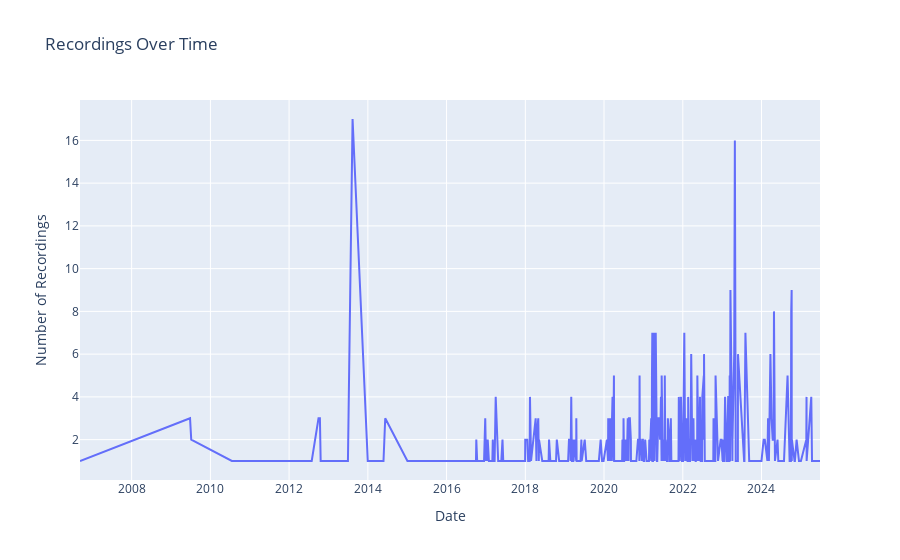
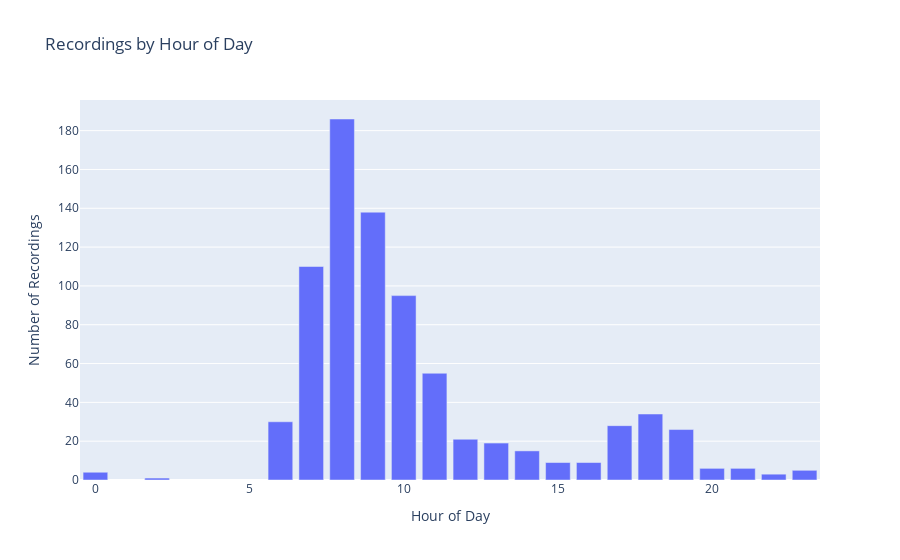

Source (notebook cell) for these figures, in order:
### Markdown cell above
### Step 4: Geographical & Temporal Analysis

In this step, we explore the spatial and temporal patterns in the dataset. We will visualize the geographic distribution of recordings and analyze when (by date and time) the recordings were made. These insights can reveal sampling biases, seasonal effects, and other patterns relevant to modeling and interpretation.

### Code cell
# Geographical analysis: plot recording locations
import plotly.express as px

# Drop rows with missing lat/lng
geo_df = df.dropna(subset=['lat', 'lng'])
geo_df['lat'] = pd.to_numeric(geo_df['lat'], errors='coerce')
geo_df['lng'] = pd.to_numeric(geo_df['lng'], errors='coerce')

fig = px.scatter_mapbox(
    geo_df,
    lat='lat',
    lon='lng',
    hover_name='en',
    hover_data=['loc', 'date', 'time'],
    color='en',
    zoom=8,
    height=500,
    title='Geographic Distribution of Recordings',
)
fig.update_layout(mapbox_style='open-street-map')
fig.update_layout(margin={"r":0,"t":40,"l":0,"b":0})
fig.show()

# Temporal analysis: recording dates
if 'date' in df.columns:
    df['date'] = pd.to_datetime(df['date'], errors='coerce')
    date_counts = df['date'].dt.date.value_counts().sort_index()
    fig2 = px.line(
        x=date_counts.index,
        y=date_counts.values,
        labels={'x': 'Date', 'y': 'Number of Recordings'},
        title='Recordings Over Time',
    )
    fig2.show()

# Temporal analysis: time of day
if 'time' in df.columns:
    # Convert time to hour (if in HH:MM format)
    def extract_hour(t):
        try:
            return int(str(t).split(':')[0])
        except:
            return None
    df['hour'] = df['time'].map(extract_hour)
    hour_counts = df['hour'].value_counts().sort_index()
    fig3 = px.bar(
        x=hour_counts.index,
        y=hour_counts.values,
        labels={'x': 'Hour of Day', 'y': 'Number of Recordings'},
        title='Recordings by Hour of Day',
    )
    fig3.show()

### Figure 1 — Plotly figure (JSON) as saved in the notebook; plotly's stock layout.template omitted (floating-point values rounded to 4 significant figures; data arrays with more than 128 entries replaced by an {"elided": "..."} marker saying what was removed)
{"data": [{"hovertemplate": "Date=%{x}<br>Number of Recordings=%{y}<extra></extra>", "legendgroup": "", "line": {"color": "#636efa", "dash": "solid"}, "marker": {"symbol": "circle"}, "mode": "lines", "name": "", "orientation": "v", "showlegend": false, "type": "scatter", "x": {"elided": "429 str values"}, "xaxis": "x", "y": {"elided": "429 int values"}, "yaxis": "y"}], "layout": {"legend": {"tracegroupgap": 0}, "title": {"text": "Recordings Over Time"}, "xaxis": {"anchor": "y", "domain": [0, 1], "title": {"text": "Date"}}, "yaxis": {"anchor": "x", "domain": [0, 1], "title": {"text": "Number of Recordings"}}}}

### Figure 2 — Plotly figure (JSON) as saved in the notebook; plotly's stock layout.template omitted (floating-point values rounded to 4 significant figures)
{"data": [{"hovertemplate": "Hour of Day=%{x}<br>Number of Recordings=%{y}<extra></extra>", "legendgroup": "", "marker": {"color": "#636efa", "pattern": {"shape": ""}}, "name": "", "orientation": "v", "showlegend": false, "textposition": "auto", "type": "bar", "x": [0.0, 2.0, 6.0, 7.0, 8.0, 9.0, 10.0, 11.0, 12.0, 13.0, 14.0, 15.0, 16.0, 17.0, 18.0, 19.0, 20.0, 21.0, 22.0, 23.0], "xaxis": "x", "y": [4, 1, 30, 110, 186, 138, 95, 55, 21, 19, 15, 9, 9, 28, 34, 26, 6, 6, 3, 5], "yaxis": "y"}], "layout": {"barmode": "relative", "legend": {"tracegroupgap": 0}, "title": {"text": "Recordings by Hour of Day"}, "xaxis": {"anchor": "y", "domain": [0, 1], "title": {"text": "Hour of Day"}}, "yaxis": {"anchor": "x", "domain": [0, 1], "title": {"text": "Number of Recordings"}}}}
